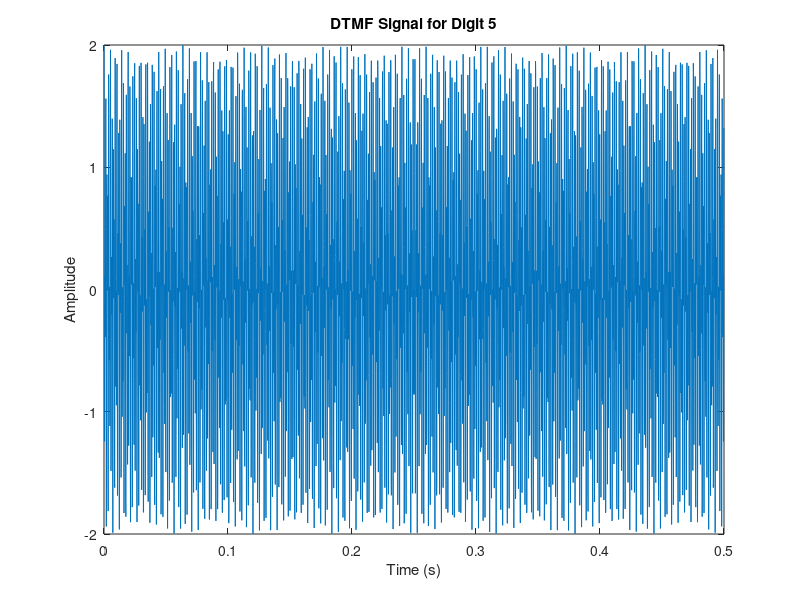

Reproduce this figure in MATLAB.
fs = 8000;
t = 0:1/fs:0.5-1/fs; 
f1 = 770;
f2 = 1336;
dtmf_signal = cos(2*pi*f1*t) + cos(2*pi*f2*t);
plot(t, dtmf_signal);
xlabel('Time (s)');
ylabel('Amplitude');
title('DTMF Signal for Digit 5');
sound(dtmf_signal, fs);
